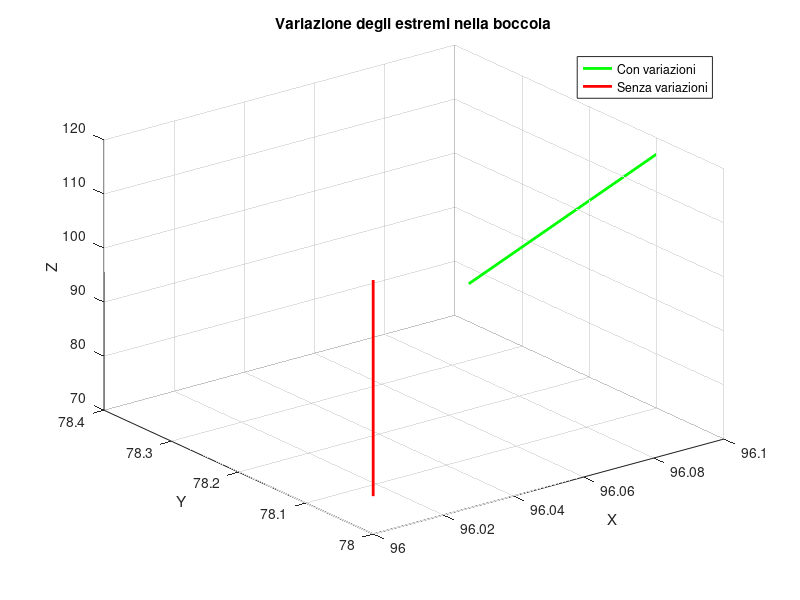

Recreate this plot in MATLAB.
%% Esercitazione 16: variazione 2
clc; clear;

% Angolo in gradi e conversione in radianti
g_g = 0.4; % gradi intorno all'asse x di 10T
g = g_g * pi / 180; % conversione in radianti

% Traslazioni lungo gli assi
dx = 0.1; % terna 2
dy = 0.1; % terna 2

% Distanza tra i punti della terna 2 e 10
d2_10 = [112, 13, 27];

% Matrice identità per la rotazione
R = eye(3);

% Trasformazione tra la terna 2 e 10
T2_10 = [R, d2_10'; 0, 0, 0, 1];

% Matrice di rotazione (variazione)
Tv_rot = [1, 0, 0, 0;
          0, 1, -g, 0;
          0, g, 1, 0;
          0, 0, 0, 1];

% Matrice identità
TA = eye(4);

% Distanza tra i punti della terna 1 e 2
d1_2 = [-16, 65, 90];
T1_2 = [R, d1_2'; 0, 0, 0, 1];

% Vettore di traslazione
dv = [dx, dy, 0];

% Matrice di traslazione
Tv_trasl = [eye(3), dv'; 0, 0, 0, 1];

% Trasformazioni finali con variazione e senza variazione
T1_10_var = T1_2 * Tv_trasl * TA * T2_10 * Tv_rot;
T1_10_nv = T1_2 * TA * T2_10;

% Estremi nella boccola nel sistema 2 in coordinate omogenee
Ptop = [0, 0, 0, 1];
Pbot = [0, 0, -40, 1];

% Estremi in omega2 senza variazione
Ptop2_nv = T1_10_nv * Ptop';
Pbot2_nv = T1_10_nv * Pbot';

% Estremi in omega2 con variazione
Ptop2_v = T1_10_var * Ptop';
Pbot2_v = T1_10_var * Pbot';

% Spostamento dei punti tangenti alla superficie cilindrica esterna della boccola
P1 = [12.5, 12.5, 0, 1];
P2 = [12.5, 12.5, -40, 1];

% Estremi senza variazione
P1_2_nv = T1_10_nv * P1';
P2_2_nv = T1_10_nv * P2';

% Estremi con variazione
P1_2_v = T1_10_var * P1';
P2_2_v = T1_10_var * P2';

% Plot dei risultati
figure;
plot3([Ptop2_v(1), Pbot2_v(1)], [Ptop2_v(2), Pbot2_v(2)], [Ptop2_v(3), Pbot2_v(3)], 'g', 'LineWidth', 2); hold on;
grid on;
plot3([Ptop2_nv(1), Pbot2_nv(1)], [Ptop2_nv(2), Pbot2_nv(2)], [Ptop2_nv(3), Pbot2_nv(3)], 'r', 'LineWidth', 2);

% Impostazione della legenda
legend('Con variazioni', 'Senza variazioni');

% Titolo e etichette degli assi
title('Variazione degli estremi nella boccola');
xlabel('X');
ylabel('Y');
zlabel('Z');
